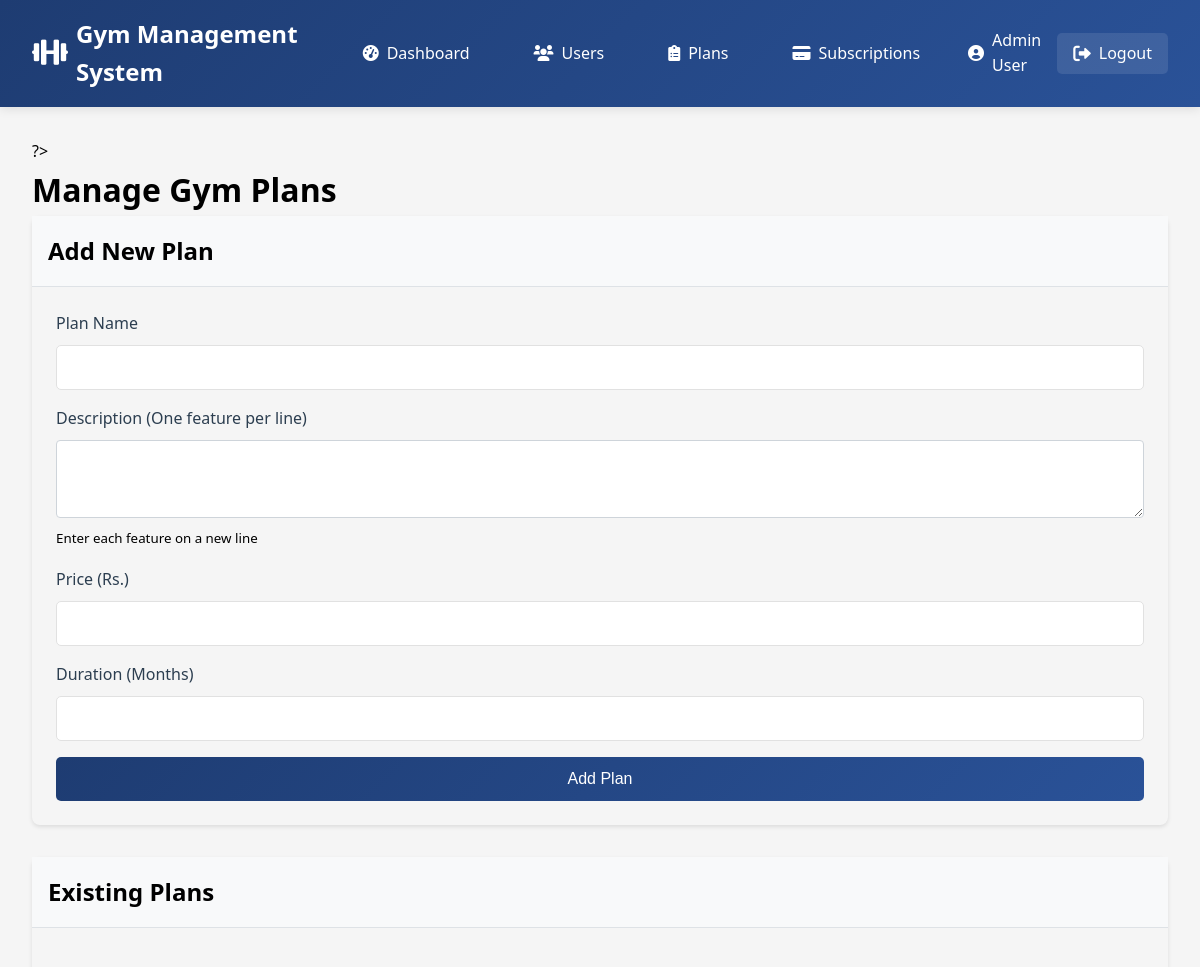
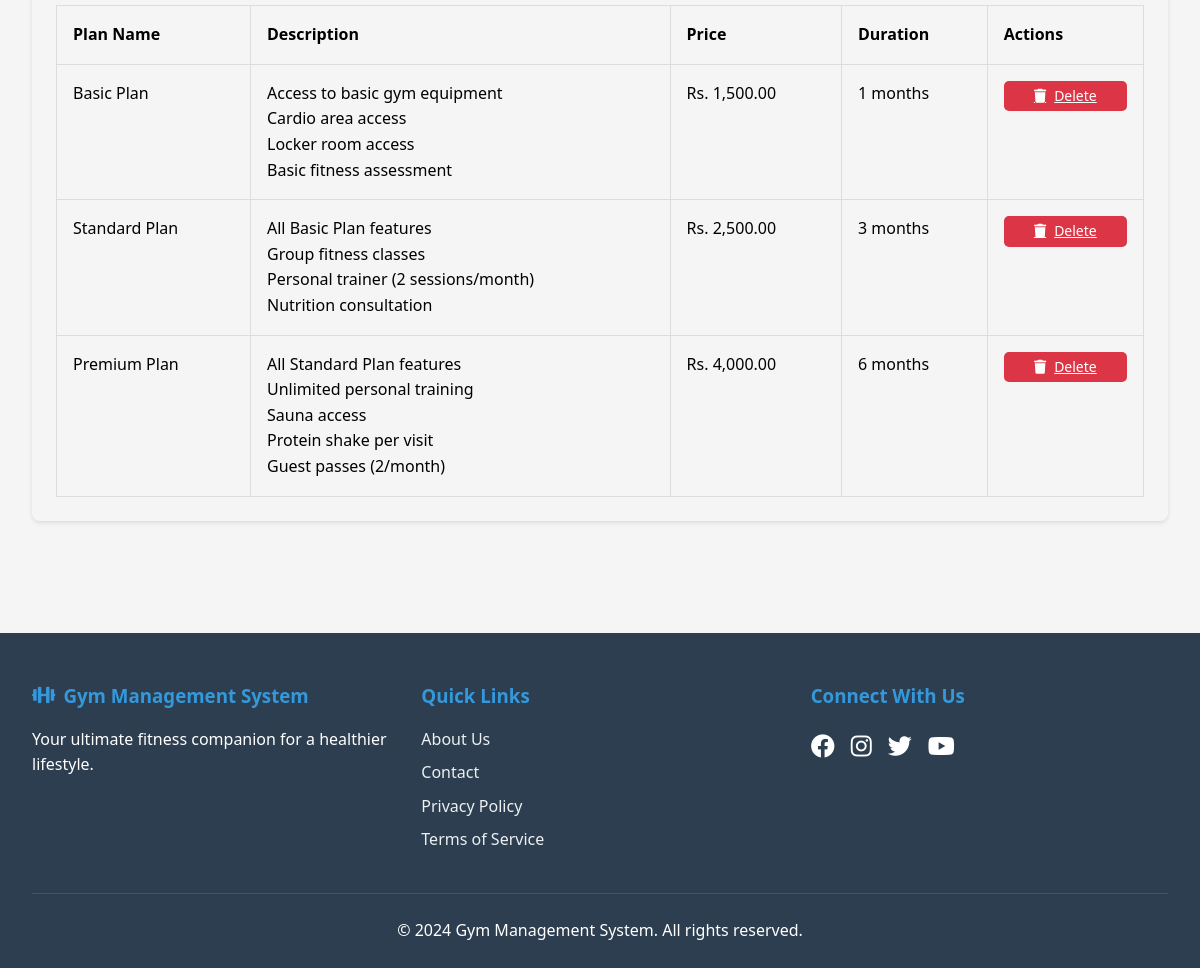
The page /admin/manage_plans.php (signed in) on the database its author committed (2 pictures, top to bottom).
### tables this page shows
CREATE TABLE gym_plans (
    plan_id INT AUTO_INCREMENT PRIMARY KEY,
    plan_name VARCHAR(100) NOT NULL,
    plan_description TEXT,
    plan_price DECIMAL(10, 2) NOT NULL,
    plan_duration INT NOT NULL  
);

### admin/manage_plans.php (the view, shortened to what this page needs)
<?php
require_once '../includes/header.php';
$sql = "SELECT * FROM gym_plans ORDER BY plan_price ASC";
$result = mysqli_query($con, $sql);
?>
<div class="container">
    <h1>Manage Gym Plans</h1>
    <div class="card mb-4">
        <div class="card-header">
            <h2>Add New Plan</h2>
        </div>
        <div class="card-body">
            <form method="POST">
                <div class="form-group">
                    <label for="plan_name">Plan Name</label>
                    <input type="text" class="form-control" id="plan_name" name="plan_name" required>
                </div>
                <div class="form-group">
                    <label for="description">Description (One feature per line)</label>
                    <textarea class="form-control" id="description" name="description" rows="4" required></textarea>
                    <small class="text-muted">Enter each feature on a new line</small>
                </div>
                <div class="form-group">
                    <label for="price">Price (Rs.)</label>
                    <input type="number" class="form-control" id="price" name="price" min="0" step="0.01" required>
                </div>
                <div class="form-group">
                    <label for="duration">Duration (Months)</label>
                    <input type="number" class="form-control" id="duration" name="duration" min="1" required>
                </div>
                <button type="submit" class="btn btn-primary">Add Plan</button>
            </form>
        </div>
    </div>
    <div class="card">
        <div class="card-header">
            <h2>Existing Plans</h2>
        </div>
        <div class="card-body">
            <table class="table">
                <thead>
                    <tr>
                        <th>Plan Name</th>
                        <th>Description</th>
                        <th>Price</th>
                        <th>Duration</th>
                        <th>Actions</th>
                    </tr>
                </thead>
                <tbody>
                    <?php while ($plan = mysqli_fetch_assoc($result)): ?>
                    <tr>
                        <td><?php echo htmlspecialchars($plan['plan_name']); ?></td>
                        <td>
                            <?php
                            $features = explode("\n", $plan['plan_description']);
                            foreach ($features as $feature) {
                                echo htmlspecialchars(trim($feature)) . "<br>";
                            }
                            ?>
                        </td>
                        <td>Rs. <?php echo number_format($plan['plan_price'], 2); ?></td>
                        <td><?php echo $plan['plan_duration']; ?> months</td>
                        <td>
                            <a href="?delete_id=<?php echo $plan['plan_id']; ?>"
                               class="btn btn-danger btn-sm"
                               onclick="return confirmDelete('Are you sure you want to delete this plan?')">
                                <i class="fas fa-trash"></i> Delete
                            </a>
                        </td>
                    </tr>
                    <?php endwhile; ?>
                </tbody>
            </table>
        </div>
    </div>
</div>
<?php require_once '../includes/footer.php'; ?>

### includes/header.php (shortened to what this page needs)
<!DOCTYPE html>
<html lang="en">
<head>
    <link rel="stylesheet" href="https://cdnjs.cloudflare.com/ajax/libs/font-awesome/6.0.0/css/all.min.css">
    <link rel="stylesheet" href="<?php echo SITE_URL; ?>/assets/css/style.css">
    <link rel="stylesheet" href="<?php echo SITE_URL; ?>/assets/css/auth.css">
    <?php if (isset($_SESSION['role']) && $_SESSION['role'] === 'admin'): ?>
        <link rel="stylesheet" href="<?php echo SITE_URL; ?>/assets/css/admin.css">
    <?php else: ?>
        <link rel="stylesheet" href="<?php echo SITE_URL; ?>/assets/css/user.css">
    <?php endif; ?>
</head>
<body>
    <header class="main-header <?php echo isset($_SESSION['role']) && $_SESSION['role'] === 'admin' ? 'admin-header' : 'user-header'; ?>">
        <div class="header-container">
            <div class="logo">
                <a href="<?php echo SITE_URL; ?>">
                    <i class="fas fa-dumbbell"></i>
                    <span><?php echo SITE_NAME; ?></span>
                </a>
            </div>
            <nav class="main-nav">
                <?php if (isset($_SESSION['role']) && $_SESSION['role'] === 'admin'): ?>
                    <a href="<?php echo SITE_URL; ?>/admin/dashboard.php">
                        <i class="fas fa-tachometer-alt"></i> Dashboard
                    </a>
                    <a href="<?php echo SITE_URL; ?>/admin/manage_users.php">
                        <i class="fas fa-users"></i> Users
                    </a>
                    <a href="<?php echo SITE_URL; ?>/admin/manage_plans.php">
                        <i class="fas fa-clipboard-list"></i> Plans
                    </a>
                    <a href="<?php echo SITE_URL; ?>/admin/manage_subscriptions.php">
                        <i class="fas fa-credit-card"></i> Subscriptions
                    </a>
                <?php endif; ?>
            </nav>
            <?php if (isset($_SESSION['user_id'])): ?>
            <div class="user-menu">
                <div class="user-info">
                    <span class="user-name">
                        <i class="fas fa-user-circle"></i>
                        <?php echo isset($_SESSION['full_name']) ? htmlspecialchars($_SESSION['full_name']) : ''; ?>
                    </span>
                    <a href="<?php echo SITE_URL; ?>/auth/logout.php" class="logout-btn">
                        <i class="fas fa-sign-out-alt"></i> Logout
                    </a>
                </div>
            </div>
            <?php endif; ?>
        </div>
    </header>
    <div class="main-content">
</body>
</html>

### includes/footer.php (shortened to what this page needs)
    <footer class="main-footer">
        <div class="footer-container">
            <div class="footer-content">
                <div class="footer-section">
                    <h3><i class="fas fa-dumbbell"></i> <?php echo SITE_NAME; ?></h3>
                    <p>Your ultimate fitness companion for a healthier lifestyle.</p>
                </div>
                <div class="footer-section">
                    <h3>Quick Links</h3>
                    <ul>
                        <li><a href="<?php echo SITE_URL; ?>/about.php">About Us</a></li>
                        <li><a href="<?php echo SITE_URL; ?>/contact.php">Contact</a></li>
                        <li><a href="<?php echo SITE_URL; ?>/privacy.php">Privacy Policy</a></li>
                        <li><a href="<?php echo SITE_URL; ?>/terms.php">Terms of Service</a></li>
                    </ul>
                </div>
                <div class="footer-section">
                    <h3>Connect With Us</h3>
                    <div class="social-links">
                        <a href="#"><i class="fab fa-facebook"></i></a>
                        <a href="#"><i class="fab fa-instagram"></i></a>
                        <a href="#"><i class="fab fa-twitter"></i></a>
                        <a href="#"><i class="fab fa-youtube"></i></a>
                    </div>
                </div>
            </div>
            <div class="footer-bottom">
                <p>&copy; <?php echo date('Y'); ?> <?php echo SITE_NAME; ?>. All rights reserved.</p>
            </div>
        </div>
    </footer>
</body>
</html>

### assets/css/style.css (style rules this page uses)
* { margin: 0; padding: 0; box-sizing: border-box; }
body { font-family: 'Segoe UI', Tahoma, Geneva, Verdana, sans-serif; line-height: 1.6; background-color: #f5f5f5; min-height: 100vh; display: flex; flex-direction: column; }
.main-header { background: linear-gradient(135deg, #1e3c72 0%, #2a5298 100%); padding: 1rem 0; position: sticky; top: 0; z-index: 1000; box-shadow: 0 2px 10px rgba(0,0,0,0.1); }
.header-container { width: 100%; max-width: 1400px; margin: 0 auto; padding: 0 2rem; display: flex; justify-content: space-between; align-items: center; }
.logo a { display: flex; align-items: center; color: white; text-decoration: none; font-size: 1.5rem; font-weight: bold; }
.logo i { margin-right: 0.5rem; font-size: 1.8rem; }
.main-nav { display: flex; gap: 2rem; margin: 0 2rem; }
.main-nav a { color: white; text-decoration: none; display: flex; align-items: center; gap: 0.5rem; padding: 0.5rem 1rem; border-radius: 5px; transition: all 0.3s ease; }
.user-menu { color: white; }
.user-info { display: flex; align-items: center; gap: 1rem; }
.user-name { display: flex; align-items: center; gap: 0.5rem; }
.logout-btn { color: white; text-decoration: none; padding: 0.5rem 1rem; border-radius: 5px; background: rgba(255,255,255,0.1); transition: all 0.3s ease; display: inline-flex; align-items: center; gap: 0.5rem; }
.logout-btn i { font-size: 1.1rem; }
.main-content { flex: 1; width: 100%; max-width: 1400px; margin: 0 auto; padding: 2rem; }
.form-group { margin-bottom: 15px; }
.form-group label { display: block; margin-bottom: 5px; }
.form-group input { width: 100%; padding: 8px; border: 1px solid #ddd; border-radius: 4px; }
.btn { display: inline-block; padding: 8px 16px; border: none; border-radius: 4px; cursor: pointer; }
.btn-primary { background-color: #007bff; color: white; }
.btn-danger { background-color: #dc3545; color: white; }
.table { width: 100%; border-collapse: collapse; margin-top: 20px; }
.table th, .table td { padding: 12px; border: 1px solid #ddd; text-align: left; }
.main-footer { background: #2c3e50; color: white; padding: 3rem 0 0; margin-top: 3rem; }
.footer-container { max-width: 1400px; margin: 0 auto; padding: 0 2rem; }
.footer-content { display: grid; grid-template-columns: repeat(auto-fit, minmax(250px, 1fr)); gap: 2rem; margin-bottom: 2rem; }
.footer-section h3 { color: #3498db; margin-bottom: 1rem; display: flex; align-items: center; gap: 0.5rem; }
.footer-section ul { list-style: none; padding: 0; }
.footer-section ul li { margin-bottom: 0.5rem; }
.footer-section a { color: #ecf0f1; text-decoration: none; transition: color 0.3s ease; }
.social-links { display: flex; gap: 1rem; }
.social-links a { color: white; font-size: 1.5rem; transition: all 0.3s ease; }
.footer-bottom { border-top: 1px solid rgba(255,255,255,0.1); padding: 1.5rem 0; text-align: center; }

### assets/css/auth.css (style rules this page uses)
.form-group { margin-bottom: 1.5rem; }
.form-group label { display: flex; align-items: center; gap: 0.5rem; margin-bottom: 0.5rem; color: #2c3e50; font-weight: 500; }
.form-group input { width: 100%; padding: 0.8rem; border: 1px solid #e1e1e1; border-radius: 5px; font-size: 1rem; transition: all 0.3s ease; }
.btn { width: 100%; padding: 0.8rem; border: none; border-radius: 5px; font-size: 1rem; font-weight: 500; cursor: pointer; display: flex; align-items: center; justify-content: center; gap: 0.5rem; transition: all 0.3s ease; }
.btn-primary { background: linear-gradient(135deg, #1e3c72 0%, #2a5298 100%); color: white; }

### assets/css/admin.css (style rules this page uses)
.admin-header { background-color: #343a40; color: white; padding: 15px 0; }

### admin/manage_plans.php (style rules this page uses)
.card { margin-bottom: 2rem; border-radius: 8px; box-shadow: 0 2px 4px rgba(0,0,0,0.1); }
.card-header { background-color: #f8f9fa; border-bottom: 1px solid #dee2e6; padding: 1rem; }
.card-body { padding: 1.5rem; }
.form-group { margin-bottom: 1rem; }
.form-control { width: 100%; padding: 0.5rem; border: 1px solid #ced4da; border-radius: 4px; }
.table { width: 100%; margin-bottom: 0; }
.table th, .table td { padding: 1rem; vertical-align: top; }
.btn-sm { padding: 0.25rem 0.5rem; font-size: 0.875rem; }

### rows shown on the page
gym_plans: plan_name "Basic Plan", plan_description "Access to basic gym equipment", plan_description "Cardio area access", plan_description "Locker room access", plan_description "Basic fitness assessment", plan_price "1,500.00", plan_duration "1"
gym_plans: plan_name "Standard Plan", plan_description "All Basic Plan features", plan_description "Group fitness classes", plan_description "Personal trainer (2 sessions/month)", plan_description "Nutrition consultation", plan_price "2,500.00", plan_duration "3"
gym_plans: plan_name "Premium Plan", plan_description "All Standard Plan features", plan_description "Unlimited personal training", plan_description "Sauna access", plan_description "Protein shake per visit", plan_description "Guest passes (2/month)", plan_price "4,000.00", plan_duration "6"

### other values the page prints
SITE_NAME "Gym Management System"
$_SESSION['full_name'] "Admin User"
